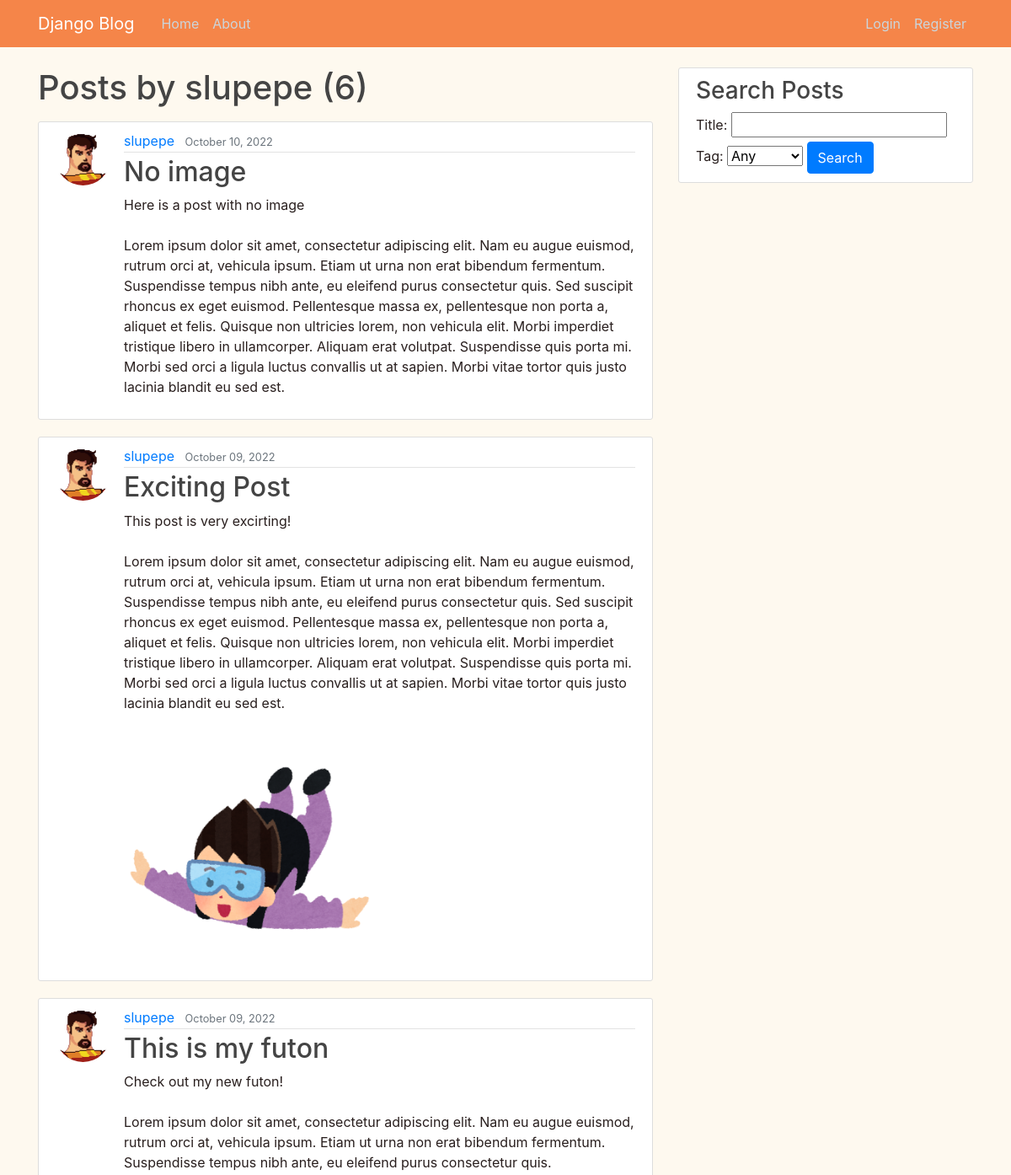
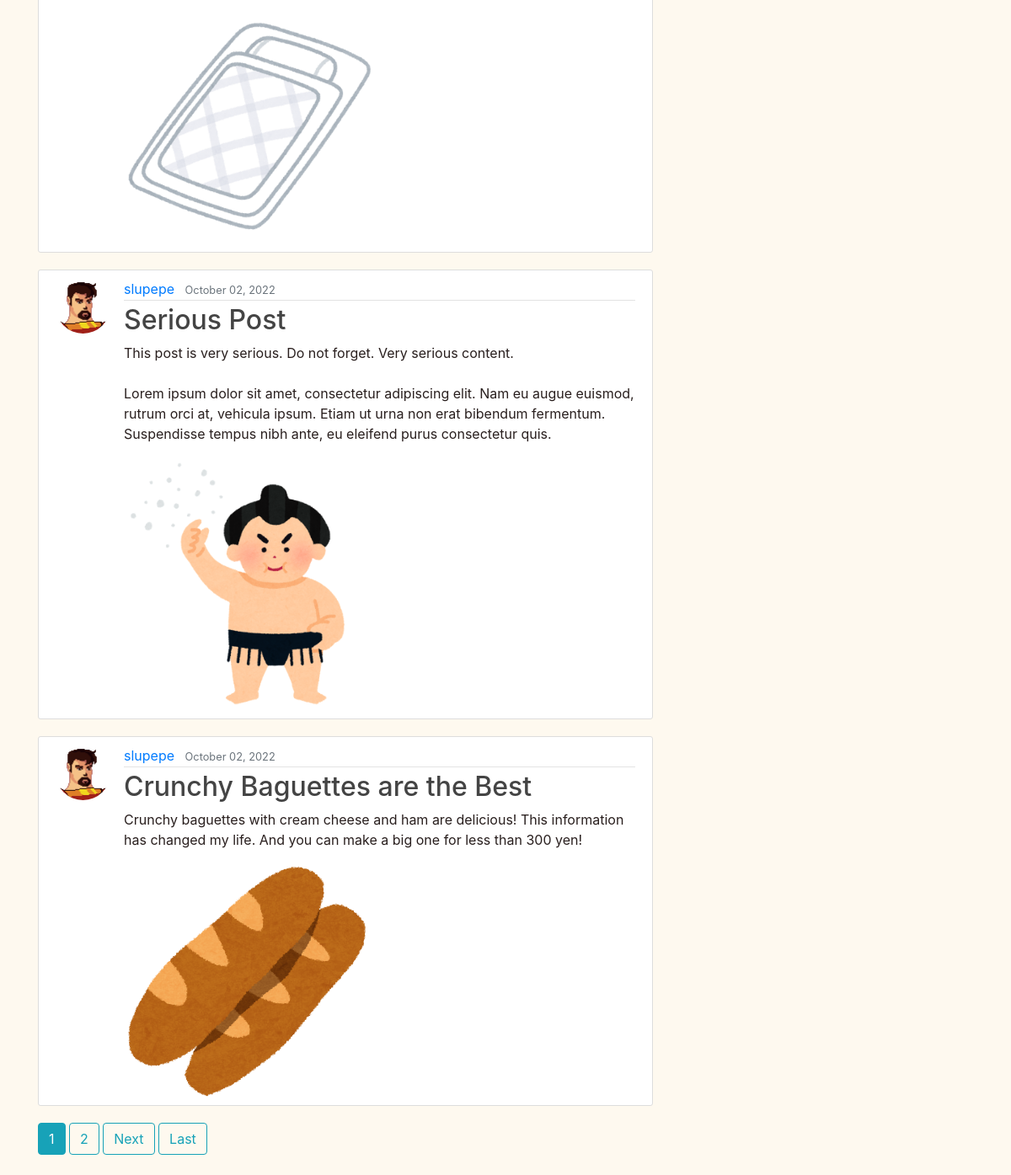
Screenshot of /user/slupepe with the database file from the repository (2 pictures, top to bottom).
### blog/models.py (models this page shows, shortened)
class Post(models.Model):
    title = models.CharField(max_length=100)
    content = models.TextField()
    image =  models.ImageField(null=True, blank=True, upload_to="post_images")
    date_posted = models.DateTimeField(default=timezone.now)
    author = models.ForeignKey(User, on_delete=models.CASCADE)
    likes = models.ManyToManyField(User, blank=True, related_name="blog_post")
    tags = models.ManyToManyField(Tag, blank=True, related_name="tags")

### users/models.py (models this page shows, shortened)
class Profile(models.Model):
    user = models.OneToOneField(User, on_delete=models.CASCADE)
    image = models.ImageField(default='default.jpg', upload_to='profile_pics')

### blog/views.py (the view)
# urls.py: path('user/<str:username>', UserPostListView.as_view(), name='user-posts'),
class UserPostListView(ListView):
    model = Post
    template_name = 'blog/user_posts.html'
    context_object_name = 'posts'
    paginate_by = 5
    def get_queryset(self):
        user = get_object_or_404(User, username=self.kwargs.get('username'))
        return Post.objects.filter(author=user).order_by('-date_posted')

### blog/templates/blog/user_posts.html (shortened to what this page needs)
{% extends "blog/base.html" %}
{% block content %}
<h1 class="mb-3">Posts by {{ view.kwargs.username }} ({{ page_obj.paginator.count }}) </h1>
    {% for post in posts %}
        <article class="media content-section">
            <img class="rounded-circle article-img" src="{{  post.author.profile.image.url }}">
            <div class="media-body">
            <div class="article-metadata">
                <a class="mr-2" href="{% url 'user-posts' post.author.username %}">{{ post.author }}</a>
                <small class="text-muted">{{ post.date_posted|date:"F d, Y" }}</small>
            </div>
            <h2><a class="article-title" href="{% url 'post-detail' post.id %}">{{ post.title }}</a></h2>
            <p class="article-content">{{ post.content }}</p>
            {% if post.image %}
                <img src="{{ post.image.url }}" style="max-height: 300px; max-width:300px;">
            {% endif %}
            </div>
        </article>
    {% endfor %}
    {% if is_paginated %}
        {% for num in page_obj.paginator.page_range %}
            {% if page_obj.number == num %}
                <a class="btn btn-info mb-4" href="?page={{ num }}">{{ num }}</a>
            {% elif num > page_obj.number|add:'-3' and num < page_obj.number|add:'3' %}
            <a class="btn btn-outline-info mb-4" href="?page={{ num }}">{{ num }}</a>
            {% endif %}
        {% endfor %}
        {% if page_obj.has_next %}
        <a class="btn btn-outline-info mb-4" href="?page={{ page_obj.next_page_number }}">Next</a>
        <a class="btn btn-outline-info mb-4" href="?page={{ page_obj.paginator.num_pages }}">Last</a>
        {% endif %}
    {% endif %}
{% endblock content %}

### blog/static/blog/main.css (style rules this page uses)
body { background: #fafafa; color: #333333; margin-top: 5rem; }
h1, h2, h3, h4, h5, h6 { color: #444444; }
.content-section { background: #ffffff; padding: 10px 20px; border: 1px solid #dddddd; border-radius: 3px; margin-bottom: 20px; }
.article-title { color: #444444; }
.article-content { white-space: pre-line; }
.article-img { height: 65px; width: 65px; margin-right: 16px; }
.article-metadata { padding-bottom: 1px; margin-bottom: 4px; border-bottom: 1px solid #e3e3e3 }

### rows the page displays
Post: author.profile.image (picture), author "slupepe", date_posted "October 10, 2022", title "No image", content "Here is a post with no image Lorem ipsum dolor sit amet, consectetur adipiscing elit. Nam eu augue euismod, rutrum orci at, vehicula ipsum. Etiam ut urna non erat bibendum fermentum. Suspendisse tempus nibh ante, eu eleifend purus consectetur quis. Sed suscipit rhoncus ex eget euismod. Pellentesque massa ex, pellentesque non porta a, aliquet et felis. Quisque non ultricies lorem, non vehicula elit. Morbi imperdiet tristique libero in ullamcorper. Aliquam erat volutpat. Suspendisse quis porta mi. Morbi sed orci a ligula luctus convallis ut at sapien. Morbi vitae tortor quis justo lacinia blandit eu sed est."
Post: author.profile.image (picture), author "slupepe", date_posted "October 09, 2022", title "Exciting Post", content "This post is very excirting! Lorem ipsum dolor sit amet, consectetur adipiscing elit. Nam eu augue euismod, rutrum orci at, vehicula ipsum. Etiam ut urna non erat bibendum fermentum. Suspendisse tempus nibh ante, eu eleifend purus consectetur quis. Sed suscipit rhoncus ex eget euismod. Pellentesque massa ex, pellentesque non porta a, aliquet et felis. Quisque non ultricies lorem, non vehicula elit. Morbi imperdiet tristique libero in ullamcorper. Aliquam erat volutpat. Suspendisse quis porta mi. Morbi sed orci a ligula luctus convallis ut at sapien. Morbi vitae tortor quis justo lacinia blandit eu sed est.", image (picture)
Post: author.profile.image (picture), author "slupepe", date_posted "October 09, 2022", title "This is my futon", content "Check out my new futon! Lorem ipsum dolor sit amet, consectetur adipiscing elit. Nam eu augue euismod, rutrum orci at, vehicula ipsum. Etiam ut urna non erat bibendum fermentum. Suspendisse tempus nibh ante, eu eleifend purus consectetur quis.", image (picture)
Post: author.profile.image (picture), author "slupepe", date_posted "October 02, 2022", title "Serious Post", content "This post is very serious. Do not forget. Very serious content. Lorem ipsum dolor sit amet, consectetur adipiscing elit. Nam eu augue euismod, rutrum orci at, vehicula ipsum. Etiam ut urna non erat bibendum fermentum. Suspendisse tempus nibh ante, eu eleifend purus consectetur quis.", image (picture)
Post: author.profile.image (picture), author "slupepe", date_posted "October 02, 2022", title "Crunchy Baguettes are the Best", content "Crunchy baguettes with cream cheese and ham are delicious! This information has changed my life. And you can make a big one for less than 300 yen!", image (picture)

### other values shown
{{ view.kwargs.username }} "slupepe"
{{ page_obj.paginator.count }} "6"
{{ num }} "1"
{{ num }} "2"
